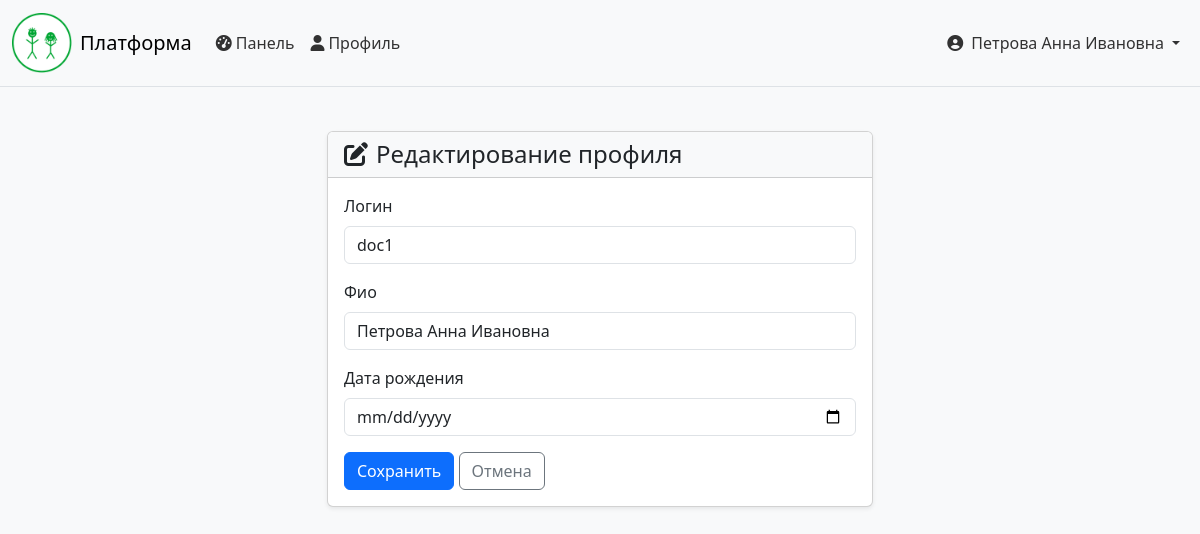
The app's page /profile/edit/ (signed in) with its own data.
### accounts/models.py (models this page shows, shortened)
class CUsers(models.Model):
    username = models.CharField('логин', max_length=150, unique=True)
    name = models.CharField('фио', max_length=150)
    date_of_b = models.DateField('дата рождения')
    role = models.CharField(max_length=20, choices=[
        ('admin', 'Администратор'),
        ('doctor', 'Врач'),
        ('parent', 'Родитель'),
        ('child', 'Ребёнок'),
    ], default='child')
    password = models.CharField('пароль', max_length=150)
    is_auth = models.BooleanField(default=False)
    created_at = models.DateTimeField(auto_now_add=True)
    children = models.ManyToManyField(
        'self',
        symmetrical=False,
        related_name='parents',
        blank=True
    )
    patients = models.ManyToManyField(
        'self',
        symmetrical=False,
        related_name='doctors',
        blank=True,
        limit_choices_to={'role': 'child'}
    )
    connection_code = models.CharField(max_length=10, blank=True, null=True, unique=True)
    code_expires = models.DateTimeField(blank=True, null=True)
    class Meta:
        verbose_name = 'Пользователь'
        verbose_name_plural = 'Пользователи'

### accounts/views.py (the view)
# urls.py: path('profile/edit/', views.profile_edit_view, name='profile_edit'),
def profile_edit_view(request):
    user_id = request.session.get('user_id')
    if not user_id:
        return redirect('login')
    user = get_object_or_404(CUsers, id=user_id)
    form_class = ProfileSelfEditForm
    if request.method == 'POST':
        form = form_class(request.POST, instance=user)
        if form.is_valid():
            form.save()
            messages.success(request, 'Профиль обновлён')
            return redirect('profile')
    else:
        form = form_class(instance=user)
    context = {
        'form': form,
        'user': user,
    }
    return render(request, 'profile_edit.html', context)

### accounts/forms.py (shortened to what this page needs)
class ProfileSelfEditForm(forms.ModelForm):
    class Meta:
        model = CUsers
        fields = ['username', 'name', 'date_of_b']
        widgets = {
            'username': forms.TextInput(attrs={'class': 'form-control'}),
            'name': forms.TextInput(attrs={'class': 'form-control'}),
            'date_of_b': forms.DateInput(attrs={'class': 'form-control', 'type': 'date'}),
        }

### accounts/templates/profile_edit.html (shortened to what this page needs)
{% extends 'base.html' %}
{% block content %}
<div class="container mt-4">
    <div class="row">
        <div class="col-lg-6 mx-auto">
            <div class="card shadow-sm">
                <div class="card-header bg-light">
                    <h4 class="mb-0"><i class="fas fa-edit me-2"></i>Редактирование профиля</h4>
                </div>
                <div class="card-body">
                    <form method="post">
                        {% for field in form %}
                        <div class="mb-3">
                            <label for="{{ field.id_for_label }}" class="form-label">{{ field.label }}</label>
                            {{ field }}
                        </div>
                        {% endfor %}
                        <button type="submit" class="btn btn-primary">Сохранить</button>
                        <a href="{% url 'profile' %}" class="btn btn-outline-secondary">Отмена</a>
                    </form>
                </div>
            </div>
        </div>
    </div>
</div>
{% endblock %}

### accounts/templates/base.html (shortened to what this page needs)
{% load static %}
<!DOCTYPE html>
<html lang="ru">
<head>
    <link href="https://cdn.jsdelivr.net/npm/bootstrap@5.3.2/dist/css/bootstrap.min.css" rel="stylesheet">
    <link rel="stylesheet" href="https://cdnjs.cloudflare.com/ajax/libs/font-awesome/6.5.1/css/all.min.css">
</head>
<body>
    <nav class="navbar navbar-expand-lg navbar-light bg-light border-bottom sticky-top">
        <div class="container-fluid">
            <a class="navbar-brand d-flex align-items-center" href="{% url 'home' %}">
                <img src="{% static 'img/logo.png' %}" alt="Логотип" class="me-2" onerror="this.style.display='none'">
                <span>Платформа</span>
            </a>
            <div class="collapse navbar-collapse" id="navbarNav">
                <ul class="navbar-nav me-auto">
                    {% if request.session.user_role == 'admin' %}
                    <li class="nav-item"><a class="nav-link" href="{% url 'admin_dashboard' %}"><i class="fas fa-tachometer-alt me-1"></i>Панель</a></li>
                    <li class="nav-item"><a class="nav-link" href="{% url 'admin_verify_licenses' %}"><i class="fas fa-id-card me-1"></i>Лицензии</a></li>
                    <li class="nav-item"><a class="nav-link" href="{% url 'admin_bulk_assign' %}"><i class="fas fa-users me-1"></i>Назначения</a></li>
                    {% elif request.session.user_role == 'doctor' %}
                    <li class="nav-item"><a class="nav-link" href="{% url 'doctor_dashboard' %}"><i class="fas fa-tachometer-alt me-1"></i>Панель</a></li>
                    <li class="nav-item"><a class="nav-link" href="{% url 'profile' %}"><i class="fas fa-user me-1"></i>Профиль</a></li>
                    {% elif request.session.user_role == 'parent' and request.session.user_id %}
                    <li class="nav-item"><a class="nav-link" href="{% url 'parent_dashboard' request.session.user_id %}"><i class="fas fa-home me-1"></i>Мои дети</a></li>
                    <li class="nav-item"><a class="nav-link" href="{% url 'profile' %}"><i class="fas fa-user me-1"></i>Профиль</a></li>
                    {% elif request.session.user_role == 'child' and request.session.user_id %}
                    <li class="nav-item"><a class="nav-link" href="{% url 'game_dashboard' request.session.user_id %}"><i class="fas fa-gamepad me-1"></i>Игры</a></li>
                    {% else %}
                    <li class="nav-item"><a class="nav-link" href="{% url 'home' %}"><i class="fas fa-home me-1"></i>Главная</a></li>
                    <li class="nav-item"><a class="nav-link" href="{% url 'register_choice' %}"><i class="fas fa-user-plus me-1"></i>Регистрация</a></li>
                    {% endif %}
                </ul>
                <ul class="navbar-nav">
                    {% if request.session.user_name %}
                    <li class="nav-item dropdown">
                        <a class="nav-link dropdown-toggle d-flex align-items-center" href="#" id="userDropdown" role="button" data-bs-toggle="dropdown" aria-expanded="false">
                            <i class="fas fa-user-circle me-2"></i>
                            <span class="d-none d-md-inline">{{ request.session.user_name }}</span>
                        </a>
                    </li>
                    {% else %}
                    <li class="nav-item"><a class="nav-link" href="{% url 'login' %}"><i class="fas fa-sign-in-alt me-1"></i>Вход</a></li>
                    {% endif %}
                </ul>
            </div>
        </div>
    </nav>
    <main {% block main_attr %}class="main-default"{% endblock %}>
        <div class="main-content">
            {% block content %}
            {% endblock %}
        </div>
    </main>
</body>
</html>

### accounts/templates/base.html (style rules this page uses)
html, body { height: 100%; margin: 0; display: flex; flex-direction: column; }
body { font-family: 'Muller', system-ui, sans-serif; background-color: #f8f9fa; color: #343a40; }
main { flex: 1; display: flex; flex-direction: column; padding: 0; }
main .main-content { flex: 1; width: 100%; max-width: 1200px; margin: 0 auto; padding: 20px; }
.navbar-brand img { max-height: 60px; }
.nav-link { color: rgba(0,0,0,0.8) !important; }
.dropdown-toggle::after { margin-left: 0.5em; }

### records on screen
CUsers: session.user_name "Петрова Анна Ивановна", form "doc1" "Петрова Анна Ивановна"

### other values on screen
{{ field.label }} "Логин" "Фио" "Дата рождения"
